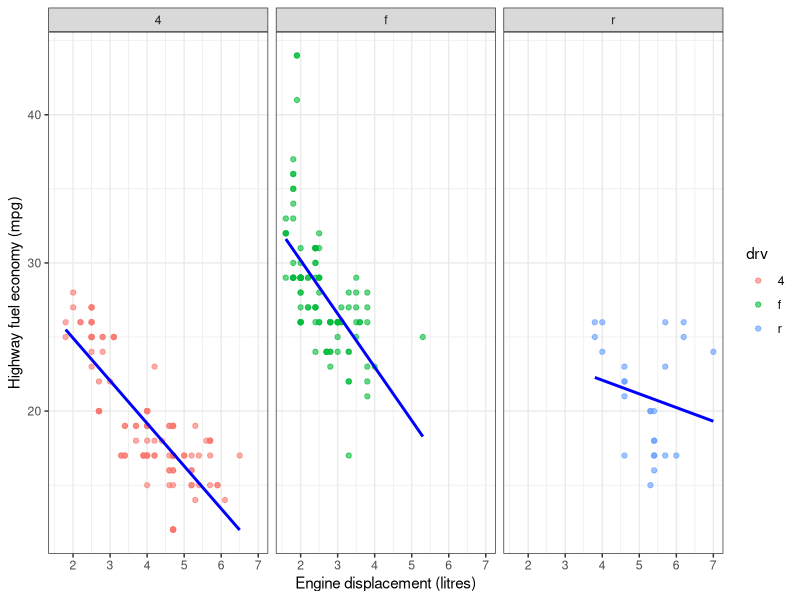
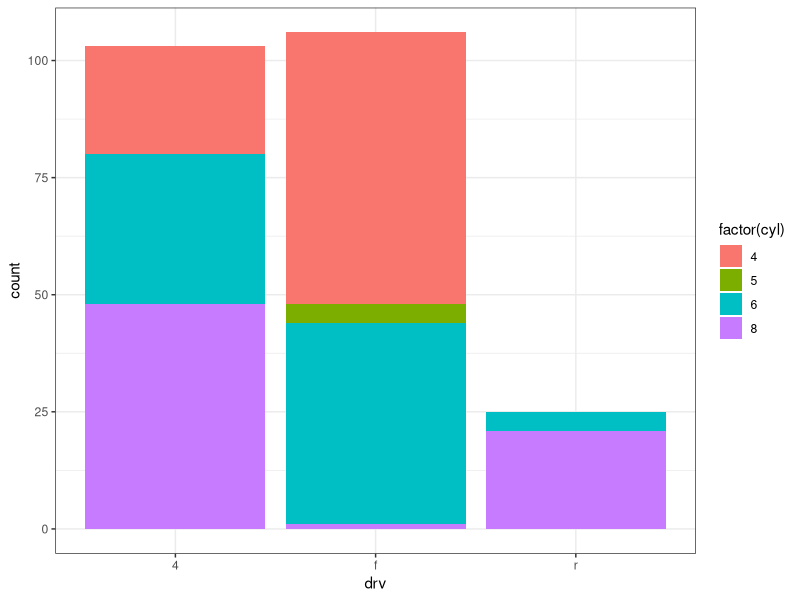
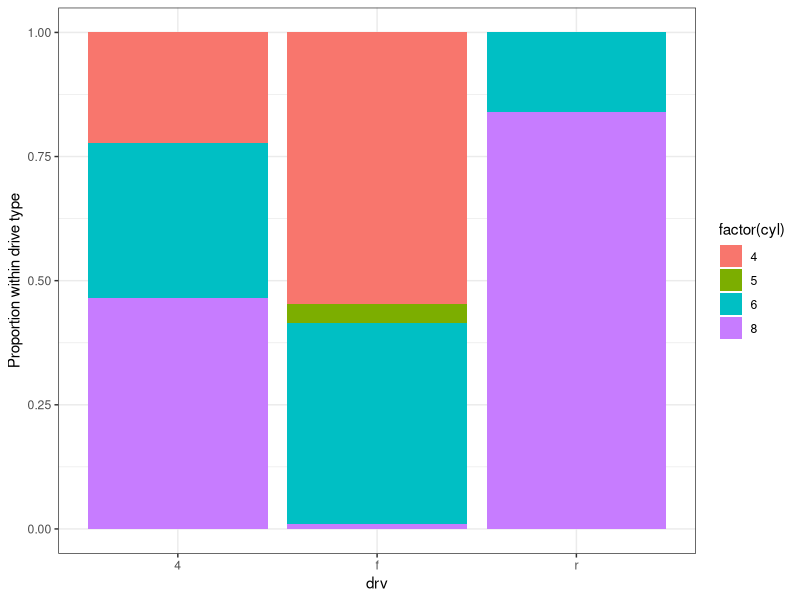
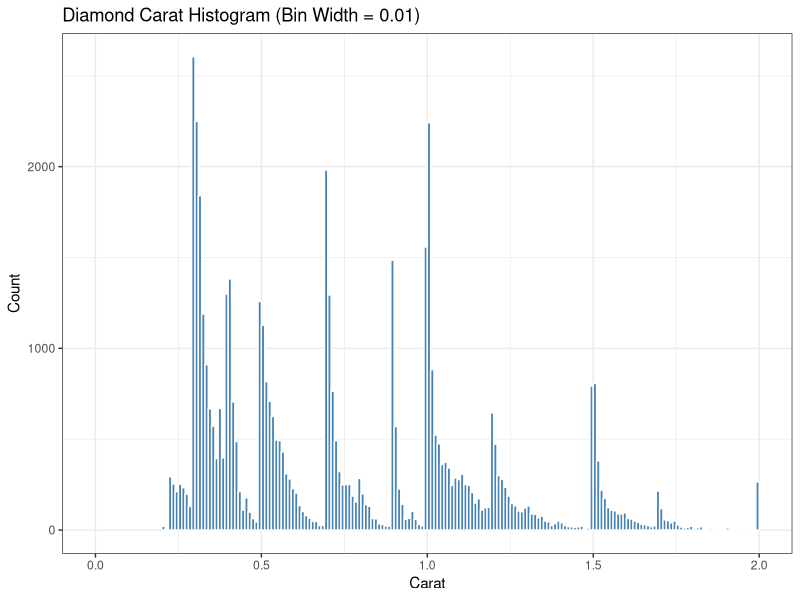
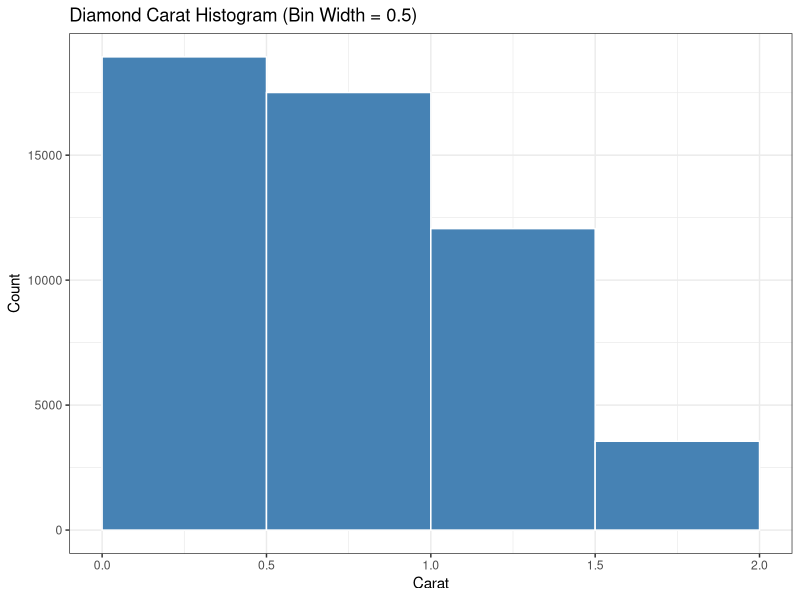
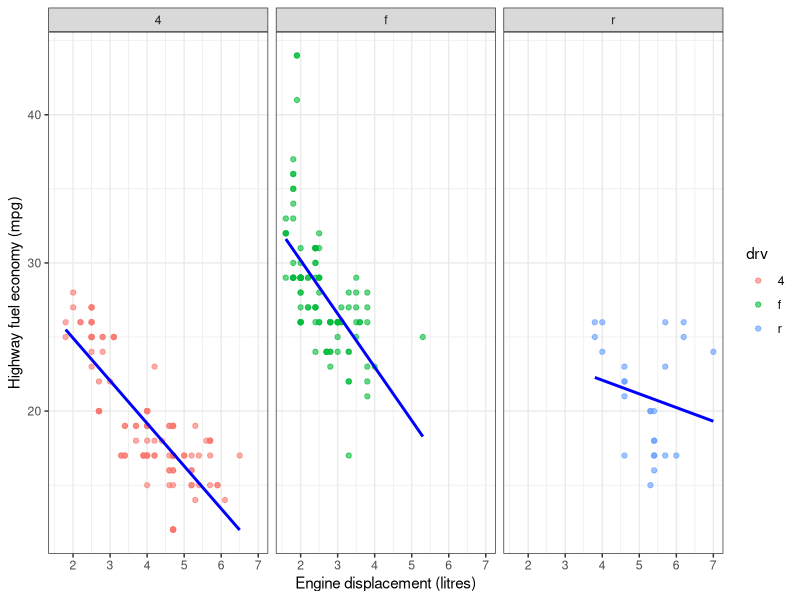
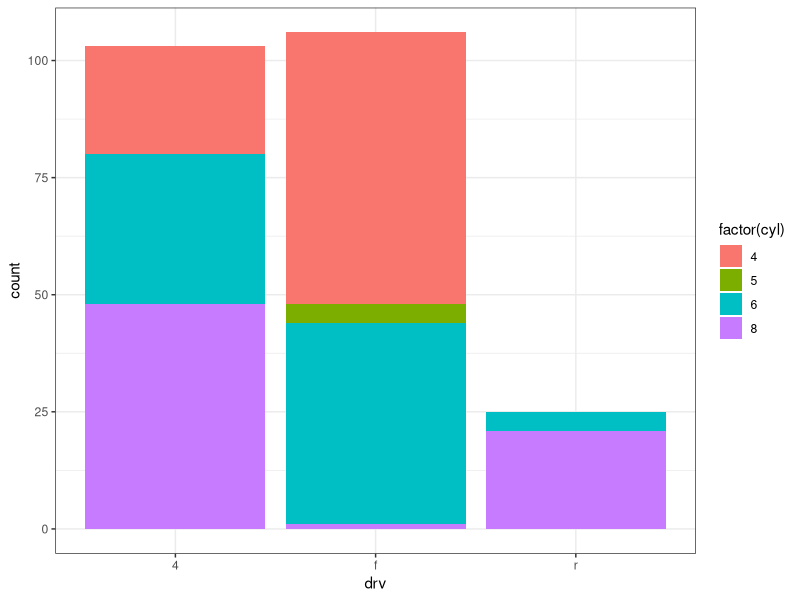
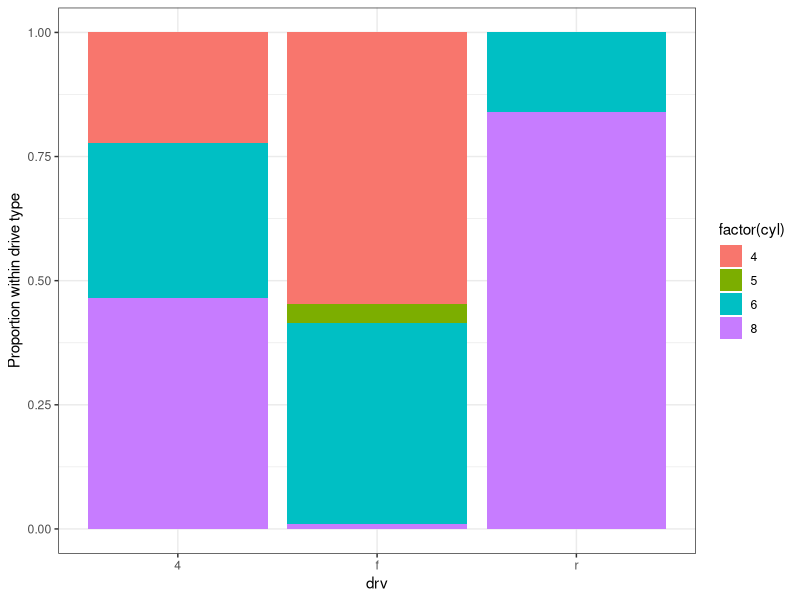

Reproduce these figures in R, in order. (Note: this script raises an error after producing the figures.)
library(ggplot2)
library(dplyr)
library(tidyr)
library(readr)
library(sf)

vehicles <- ggplot2::mpg
gems <- ggplot2::diamonds


# Problem 1A

p_A <- ggplot(vehicles, aes(x = displ, y = hwy)) +
  geom_point(aes(color = drv), alpha = 0.6) +
  geom_smooth(method = "lm", se = FALSE, color = "blue") +
  facet_wrap(~drv, nrow = 1) +
  labs(
    x = "Engine displacement (litres)",
    y = "Highway fuel economy (mpg)",
    color = "drv"
  ) +
  theme_bw()

print(p_A)

ggsave("HW3_outputs/Problem1A.png", p_A,
       width = 10, height = 4, dpi = 300)

# There are three fitted lines because facet_wrap(~drv)
# divides the dataset into three groups based on drive type.
# Each panel contains only its own drive type, so
# geom_smooth() fits a separate regression line in each panel.



# Problem 1B: Count plot

p_B_count <- ggplot(vehicles,
                    aes(x = drv, fill = factor(cyl))) +
  geom_bar() +
  labs(
    x = "drv",
    y = "count",
    fill = "factor(cyl)"
  ) +
  theme_bw()

print(p_B_count)

ggsave("HW3_outputs/Problem1B_Count.png",
       p_B_count, width = 6, height = 5, dpi = 300)

# Problem 1B: Proportion plot

p_B_prop <- ggplot(vehicles,
                   aes(x = drv, fill = factor(cyl))) +
  geom_bar(position = "fill") +
  labs(
    x = "drv",
    y = "Proportion within drive type",
    fill = "factor(cyl)"
  ) +
  theme_bw()

print(p_B_prop)

ggsave("HW3_outputs/Problem1B_Proportion.png",
       p_B_prop, width = 6, height = 5, dpi = 300)

# Equal total bar heights in the proportion plot do not
# mean equal sample sizes because position = "fill"
# standardizes each bar to a height of 1 (100%).
# The count plot shows the actual number of vehicles
# in each drive type.


# Problem 1C

gems_small <- gems %>%
  filter(carat <= 2)

# Records retained and excluded
cat("Retained:", nrow(gems_small), "\n")
cat("Excluded:", nrow(gems) - nrow(gems_small), "\n")

# Fine bins
p_fine <- ggplot(gems_small, aes(x = carat)) +
  geom_histogram(
    binwidth = 0.01,
    boundary = 0,
    closed = "right",
    fill = "steelblue",
    color = "white"
  ) +
  coord_cartesian(xlim = c(0, 2)) +
  labs(
    x = "Carat",
    y = "Count",
    title = "Diamond Carat Histogram (Bin Width = 0.01)"
  ) +
  theme_bw()

# Coarse bins
p_coarse <- ggplot(gems_small, aes(x = carat)) +
  geom_histogram(
    binwidth = 0.5,
    boundary = 0,
    closed = "right",
    fill = "steelblue",
    color = "white"
  ) +
  coord_cartesian(xlim = c(0, 2)) +
  labs(
    x = "Carat",
    y = "Count",
    title = "Diamond Carat Histogram (Bin Width = 0.5)"
  ) +
  theme_bw()

print(p_fine)
print(p_coarse)

ggsave("HW3_outputs/Problem1C_Fine.png",
       p_fine, width = 8, height = 5, dpi = 300)

ggsave("HW3_outputs/Problem1C_Coarse.png",
       p_coarse, width = 8, height = 5, dpi = 300)

# Count exact values from the original dataset

sum(gems$carat == 0.99)
sum(gems$carat == 1.00)

# Narrower bins reveal spikes at particular carat
# values, especially popular rounded measurements.
# Wider bins combine many different carat values,
# making these individual spikes harder to see.


# PROBLEM 2: CHICAGO PUBLIC LIBRARIES


# SETUP
# The required packages were loaded in the
# assignment's original setup.

dir.create("HW3_outputs", showWarnings = FALSE)
dir.create("HW3_outputs/raw", showWarnings = FALSE)

# STEP 1: USE THE REAL DATASETS

# library_data is the CSV we imported earlier.
# areas_raw contains the 77 Chicago community areas.

# If starting a fresh RStudio session,
# uncomment the following two lines:
#
# library_data <- read_csv(file.choose())
# areas_raw <- st_read(file.choose(), quiet = TRUE)

stopifnot(exists("library_data"))
stopifnot(exists("areas_raw"))

cat("Original library records:",
    nrow(library_data), "\n")

cat("Original community areas:",
    nrow(areas_raw), "\n")

stopifnot(nrow(library_data) >= 20)
stopifnot(nrow(areas_raw) >= 5)

# Document the original data sources.

data_sources <- data.frame(
  dataset = c(
    "Chicago Public Libraries",
    "Chicago Community Areas"
  ),
  publisher = c(
    "City of Chicago",
    "City of Chicago"
  ),
  source_url = c(
    "https://data.cityofchicago.org/d/x8fc-8rcq",
    "https://data.cityofchicago.org/d/igwz-8jzy"
  ),
  access_date = as.character(Sys.Date()),
  notes = c(
    "Library locations; downloaded CSV",
    "Community area boundary polygons"
  )
)

write_csv(
  data_sources,
  "HW3_outputs/data_sources.csv"
)

# Preserve a CSV copy of the imported library data.
# Do not modify the original downloaded file.

write_csv(
  library_data,
  "HW3_outputs/raw/chicago_libraries.csv"
)

# STEP 2: CLEAN LIBRARY LOCATIONS


raw_count <- nrow(library_data)

# The LOCATION field contains coordinates
# in the format (latitude, longitude).

# Extract both numbers from LOCATION.
# This uses base R, so no extra package is needed.

location_text <- as.character(library_data$LOCATION)

coord_pattern <- paste0(
  "^\\s*\\(\\s*",
  "(-?[0-9]+(?:\\.[0-9]+)?)",
  "\\s*,\\s*",
  "(-?[0-9]+(?:\\.[0-9]+)?)",
  "\\s*\\)\\s*$"
)

matched <- regexec(
  coord_pattern,
  location_text,
  perl = TRUE
)

parts <- regmatches(location_text, matched)

latitude <- vapply(
  parts,
  function(x) {
    if (length(x) == 3) as.numeric(x[2])
    else NA_real_
  },
  numeric(1)
)

longitude <- vapply(
  parts,
  function(x) {
    if (length(x) == 3) as.numeric(x[3])
    else NA_real_
  },
  numeric(1)
)

library_clean <- library_data

library_clean$latitude <- latitude
library_clean$longitude <- longitude

# Keep valid geographic coordinates.

valid_coords <- is.finite(latitude) &
  is.finite(longitude) &
  latitude >= -90 &
  latitude <= 90 &
  longitude >= -180 &
  longitude <= 180

bad_coordinate_count <- sum(!valid_coords)

library_clean <- library_clean[valid_coords, ]

# Create unique identifiers and facility names.

library_clean$site_id <- paste0(
  "LIB_",
  seq_len(nrow(library_clean))
)

library_clean$facility_name <- as.character(
  library_clean$BRANCH
)

missing_names <- is.na(library_clean$facility_name) |
  trimws(library_clean$facility_name) == ""

library_clean$facility_name[missing_names] <- paste0(
  "Unnamed library ",
  which(missing_names)
)

# Convert the CSV into geographic point data.

libraries <- st_as_sf(
  library_clean,
  coords = c("longitude", "latitude"),
  crs = 4326,
  remove = FALSE
)

cat("Usable coordinate records:",
    nrow(libraries), "\n")

cat("Invalid coordinates:",
    bad_coordinate_count, "\n")

# STEP 3: PREPARE STUDY BOUNDARIES


# Repair invalid boundary geometries.

areas <- st_make_valid(areas_raw)

# Transform into the same geographic CRS.

areas <- st_transform(areas, 4326)

# Remove empty boundary geometries.

areas <- areas[!st_is_empty(areas), ]

# Confirm the geometry type.

print(table(st_geometry_type(areas)))

# Combine the community areas into one
# Chicago study boundary.

study_boundary <- st_union(areas)

# Check which libraries fall within Chicago.

inside <- lengths(
  st_intersects(libraries, study_boundary)
) > 0

outside_count <- sum(!inside)

# Keep all eligible libraries in the study area.

libraries <- libraries[inside, ]

stopifnot(nrow(libraries) >= 20)

cat("Libraries inside Chicago:",
    nrow(libraries), "\n")

cat("Libraries outside Chicago:",
    outside_count, "\n")

# STEP 4: RECORD DUPLICATES AND REMOVALS


# Record libraries sharing the same coordinates.
# Do not remove them.

duplicate_coordinates <- sum(
  duplicated(
    st_as_text(st_geometry(libraries))
  )
)

removed_count <- raw_count - nrow(libraries)

cleaning_summary <- data.frame(
  measure = c(
    "Original records",
    "Retained records",
    "Removed records",
    "Invalid coordinates",
    "Outside study area",
    "Duplicate coordinates retained"
  ),
  count = c(
    raw_count,
    nrow(libraries),
    removed_count,
    bad_coordinate_count,
    outside_count,
    duplicate_coordinates
  )
)

print(cleaning_summary)

write_csv(
  cleaning_summary,
  "HW3_outputs/cleaning_summary.csv"
)

# Document which records were removed.

removal_audit <- library_data

removal_audit$reason <- ifelse(
  !valid_coords,
  "Invalid or missing coordinates",
  "Valid coordinates"
)

valid_rows <- which(valid_coords)

removal_audit$reason[valid_rows[!inside]] <-
  "Outside Chicago study boundary"

removal_audit <- removal_audit[
  removal_audit$reason != "Valid coordinates",
]

write_csv(
  removal_audit,
  "HW3_outputs/removal_audit.csv"
)

# STEP 5: CREATE PROJECTED SPATIAL DATA

# EPSG:26916
# NAD83 / UTM Zone 16N
# Units: meters

sites_m <- st_transform(libraries, 26916)

areas_m <- st_transform(areas, 26916)

cat("Projected CRS: EPSG 26916\n")
cat("Coordinate units: meters\n")

# Obtain projected X and Y coordinates.

site_xy <- st_coordinates(sites_m)

cleaned_sites <- data.frame(
  site_id = sites_m$site_id,
  facility_name = sites_m$facility_name,
  x_m = site_xy[,1],
  y_m = site_xy[,2]
)

write_csv(
  cleaned_sites,
  "HW3_outputs/cleaned_sites.csv"
)

# Save projected library points.

st_write(
  sites_m,
  "HW3_outputs/sites_m.gpkg",
  delete_dsn = TRUE,
  quiet = TRUE
)

# STEP 6: MAP LIBRARY LOCATIONS (p_sites)


map_caption <- paste(
  "Data: City of Chicago Public Libraries",
  "and Community Areas;",
  "accessed", Sys.Date()
)

p_sites <- ggplot() +
  geom_sf(
    data = areas_m,
    fill = "gray95",
    color = "gray65",
    linewidth = 0.2
  ) +
  geom_sf(
    data = sites_m,
    aes(color = "Public Library"),
    size = 1.6
  ) +
  scale_color_manual(
    values = c(
      "Public Library" = "blue"
    ),
    name = "Facility"
  ) +
  labs(
    title = "Chicago Public Library Locations",
    caption = map_caption
  ) +
  theme_bw()

print(p_sites)

ggsave(
  "HW3_outputs/p_sites.png",
  p_sites,
  width = 9,
  height = 8,
  dpi = 300
)

# STEP 7: CREATE 500 METER BUFFERS


# Make a circle with a 500 m radius
# around every library.

buffer_500 <- st_buffer(
  sites_m,
  dist = 500
)

# Combine overlapping buffers.
# Shared coverage is counted only once.

union_500 <- st_union(buffer_500)

buffer_500_sf <- st_sf(
  radius_m = 500,
  geometry = union_500
)

# STEP 8: CREATE 1000 METER BUFFERS


buffer_1000 <- st_buffer(
  sites_m,
  dist = 1000
)

union_1000 <- st_union(buffer_1000)

buffer_1000_sf <- st_sf(
  radius_m = 1000,
  geometry = union_1000
)

# STEP 9: CALCULATE COMBINED BUFFER AREAS


# st_area() gives square meters.
# Divide by 1,000,000 for square kilometers.

area_500 <- as.numeric(
  st_area(union_500)
) / 1000000

area_1000 <- as.numeric(
  st_area(union_1000)
) / 1000000

buffer_summary <- data.frame(
  radius_m = c(500, 1000),
  union_area_km2 = c(
    area_500,
    area_1000
  )
)

print(buffer_summary)

# Confirm 1000 m coverage is at least
# as large as 500 m coverage.

stopifnot(area_1000 >= area_500)

write_csv(
  buffer_summary,
  "HW3_outputs/buffer_summary.csv"
)

# Save both combined buffer zones.

st_write(
  buffer_500_sf,
  "HW3_outputs/buffer_500m.gpkg",
  delete_dsn = TRUE,
  quiet = TRUE
)

st_write(
  buffer_1000_sf,
  "HW3_outputs/buffer_1000m.gpkg",
  delete_dsn = TRUE,
  quiet = TRUE
)

# STEP 10: MAP 500 METER BUFFER (p_buffers)


p_buffers <- ggplot() +
  geom_sf(
    data = areas_m,
    fill = "gray95",
    color = "gray70",
    linewidth = 0.2
  ) +
  geom_sf(
    data = buffer_500_sf,
    aes(fill = "Within 500 meters"),
    alpha = 0.5,
    color = NA
  ) +
  geom_sf(
    data = sites_m,
    aes(color = "Public Library"),
    size = 1
  ) +
  scale_fill_manual(
    values = c(
      "Within 500 meters" = "skyblue"
    ),
    name = "Buffer coverage"
  ) +
  scale_color_manual(
    values = c(
      "Public Library" = "darkblue"
    ),
    name = "Facility"
  ) +
  labs(
    title = "Chicago Public Libraries: 500 m Coverage",
    caption = map_caption
  ) +
  theme_bw()

print(p_buffers)

ggsave(
  "HW3_outputs/p_buffers.png",
  p_buffers,
  width = 9,
  height = 8,
  dpi = 300
)

# STEP 11: INTERPRETATION


# The first map shows the locations of public
# libraries throughout Chicago's community areas.
#
# The second map shows the combined geographic
# area within 500 meters of at least one library.
#
# I used EPSG:26916 (NAD83 / UTM Zone 16N),
# a projected coordinate system measured in meters.
#
# Both 500 m and 1000 m buffers were calculated
# using the same retained library locations.
#
# I used st_union() to avoid counting overlapping
# buffer areas more than once.
#
# The combined buffer areas include portions outside
# Chicago's community-area boundaries.
#
# The 1000-meter buffer has an area greater than
# or equal to the 500-meter buffer area.
#
# The buffers represent straight-line geographic
# distances rather than actual travel distances.


# PROBLEM 3: CHICAGO LIBRARY COUNTS AND DENSITY


# STEP 1: PREPARE COMMUNITY AREA BOUNDARIES


# Reuse the projected data from Problem 2

stopifnot(exists("sites_m"))
stopifnot(exists("areas_m"))

# Make sure both datasets use the same CRS

stopifnot(st_crs(sites_m) == st_crs(areas_m))

# Inspect boundary columns

print(names(areas_m))

# Identify community area name and ID fields

name_col <- names(areas_m)[
  tolower(names(areas_m)) == "community"
][1]

id_candidates <- c(
  "area_numbe",
  "area_num_1",
  "area_num",
  "area_number"
)

id_col <- names(areas_m)[
  tolower(names(areas_m)) %in% id_candidates
][1]

if (is.na(name_col) || is.na(id_col)) {
  stop("Check the community area column names.")
}

# Create the district dataset

districts <- areas_m

districts$district_id <- as.character(
  districts[[id_col]]
)

districts$district_name <- as.character(
  districts[[name_col]]
)

# Validate district geometries

districts <- st_make_valid(districts)

stopifnot(
  !anyDuplicated(districts$district_id),
  all(!st_is_empty(districts)),
  all(st_is_valid(districts))
)

# Calculate area in square kilometers

districts$area_km2 <- as.numeric(
  st_area(districts)
) / 1000000

stopifnot(all(districts$area_km2 > 0))

cat("Number of community areas:",
    nrow(districts), "\n")

cat("Projected CRS:",
    st_crs(districts)$epsg, "\n")

# STEP 2: MATCH LIBRARIES TO COMMUNITY AREAS


# Identify which areas intersect each library

matches <- st_intersects(
  sites_m,
  districts
)

# Count the number of matching areas per site

n_matches <- lengths(matches)

# Assign a district only when exactly one area matches

matched_id <- vapply(
  matches,
  function(x) {
    if (length(x) == 1) {
      districts$district_id[x]
    } else {
      NA_character_
    }
  },
  character(1)
)

# Create site matching audit

site_match_audit <- data.frame(
  site_id = sites_m$site_id,
  facility_name = sites_m$facility_name,
  n_area_matches = n_matches,
  matched_district_id = matched_id
)

# Save audit table

write_csv(
  site_match_audit,
  "HW3_outputs/site_match_audit.csv"
)

# Report matching results

cat("Sites matching zero areas:",
    sum(n_matches == 0), "\n")

cat("Sites matching exactly one area:",
    sum(n_matches == 1), "\n")

cat("Sites matching multiple areas:",
    sum(n_matches > 1), "\n")

# Identify any sites without exactly one match

print(
  site_match_audit[
    site_match_audit$n_area_matches != 1,
  ]
)

# STEP 3: CALCULATE LIBRARY COUNTS AND DENSITY


# Count sites assigned to exactly one area

assigned_sites <- site_match_audit %>%
  filter(n_area_matches == 1) %>%
  count(
    matched_district_id,
    name = "n_sites"
  )

# Join counts to every community area
# Keep districts containing zero libraries

district_counts <- districts %>%
  left_join(
    assigned_sites,
    by = c(
      "district_id" = "matched_district_id"
    )
  ) %>%
  mutate(
    n_sites = replace_na(n_sites, 0L),
    sites_per_km2 = n_sites / area_km2
  )

# Validate that each assigned site is counted once

stopifnot(
  sum(district_counts$n_sites) ==
    sum(n_matches == 1)
)

# Create summary table

district_table <- district_counts %>%
  st_drop_geometry() %>%
  select(
    district_id,
    district_name,
    n_sites,
    area_km2,
    sites_per_km2
  ) %>%
  arrange(desc(n_sites))

# Display results

print(district_table)

# Save the required table

write_csv(
  district_table,
  "HW3_outputs/district_counts.csv"
)

# STEP 4: CREATE LIBRARY COUNT MAP


# Count sites that were not uniquely assigned

unassigned <- sum(n_matches != 1)

map_caption_3 <- paste0(
  "Sources: City of Chicago Public Libraries ",
  "and Community Areas; accessed ",
  Sys.Date(),
  "; sites not uniquely assigned: ",
  unassigned
)

p_count <- ggplot(district_counts) +
  geom_sf(
    aes(fill = n_sites),
    color = "white",
    linewidth = 0.2
  ) +
  scale_fill_gradient(
    low = "lightblue",
    high = "darkblue",
    name = "Library count",
    na.value = "gray70"
  ) +
  labs(
    title = "Public Library Counts by Chicago Community Area",
    caption = map_caption_3
  ) +
  theme_bw()

# Display map

print(p_count)

# Save map

ggsave(
  "HW3_outputs/p_count.png",
  p_count,
  width = 9,
  height = 8,
  dpi = 300
)

# STEP 5: CREATE LIBRARY DENSITY MAP


# Density = number of libraries / area in km2

p_density <- ggplot(district_counts) +
  geom_sf(
    aes(fill = sites_per_km2),
    color = "white",
    linewidth = 0.2
  ) +
  scale_fill_gradient(
    low = "lightyellow",
    high = "darkred",
    name = "Libraries / km2",
    na.value = "gray70"
  ) +
  labs(
    title = "Public Library Density by Chicago Community Area",
    caption = map_caption_3
  ) +
  theme_bw()

# Display map

print(p_density)

# Save map

ggsave(
  "HW3_outputs/p_density.png",
  p_density,
  width = 9,
  height = 8,
  dpi = 300
)

# STEP 6: MAP LIBRARIES OVER BOUNDARIES


p_sites_areas <- ggplot() +
  geom_sf(
    data = districts,
    fill = "gray95",
    color = "gray60",
    linewidth = 0.3
  ) +
  geom_sf(
    data = sites_m,
    aes(color = "Library"),
    size = 1.4
  ) +
  scale_color_manual(
    values = c(
      "Library" = "blue"
    ),
    name = "Facility"
  ) +
  labs(
    title = "Chicago Libraries and Community Area Boundaries",
    caption = map_caption_3
  ) +
  theme_bw()

# Display map

print(p_sites_areas)

# Save map

ggsave(
  "HW3_outputs/p_sites_areas.png",
  p_sites_areas,
  width = 9,
  height = 8,
  dpi = 300
)

# STEP 7: SAVE SPATIAL RESULTS


# Save cleaned community area boundaries

st_write(
  districts,
  "HW3_outputs/districts.gpkg",
  delete_dsn = TRUE,
  quiet = TRUE
)

# Save counts and density as spatial data

st_write(
  district_counts,
  "HW3_outputs/district_counts.gpkg",
  delete_dsn = TRUE,
  quiet = TRUE
)

# STEP 8: COMPARE COUNTS AND DENSITY


# Five areas with the most libraries

cat("\nTop 5 areas by library count:\n")

top_count <- district_table %>%
  arrange(desc(n_sites)) %>%
  head(5)

print(top_count)

# Five areas with the highest density

cat("\nTop 5 areas by library density:\n")

top_density <- district_table %>%
  arrange(desc(sites_per_km2)) %>%
  head(5)

print(top_density)


# STEP 9: INTERPRETATION


# The count map displays the absolute number of
# public libraries in each Chicago community area.
#
# The density map accounts for the geographic size
# of each area by dividing the library count by
# its area in square kilometers.
#
# A community area with more libraries may not
# have the highest library density because larger
# areas can have more facilities spread over
# a greater geographic area.
#
# All community areas were retained, including
# those with zero libraries.
#
# Only sites matching exactly one community area
# were included in the count and density tables.
#
# Sites with zero or multiple matches were recorded
# separately in site_match_audit.csv.
#
# The library locations and community boundaries
# come from separate City of Chicago datasets.
# Their publication or update dates may differ.
#
# Library density measures facilities per square
# kilometer, not accessibility by population
# or actual walking distance.
